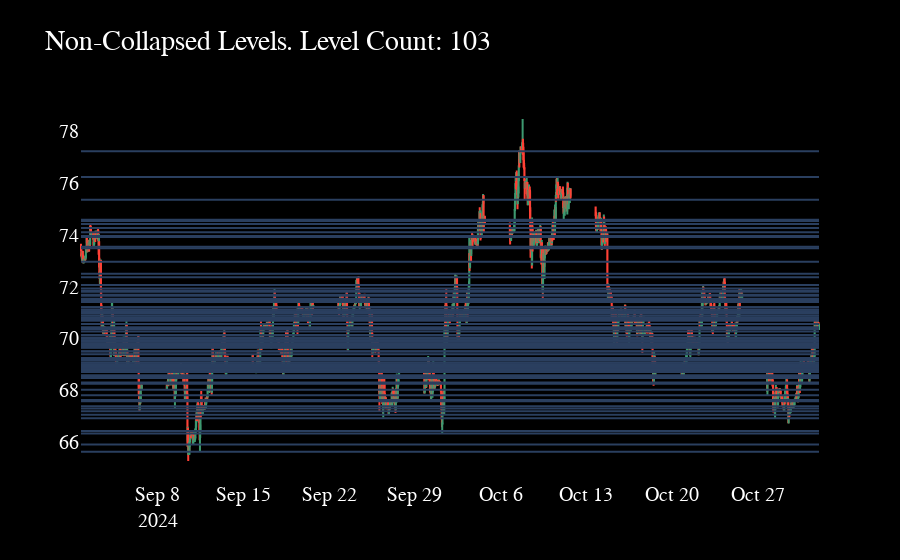

The code cell stored with this chart in its notebook:
### Code cell
import plotly.graph_objects as go
from datetime import datetime
import matplotlib.pyplot as plt

dfpl = df.copy()
start = dfpl.index[0]
end = dfpl.index[-1]
levels_in_slice = [x for x in sr if start <= x[0] < end]

fig = go.Figure(data=[go.Candlestick(x=dfpl['datetime'],
                open=dfpl['open'],
                high=dfpl['high'],
                low=dfpl['low'],
                close=dfpl['close'])])

for row, yval, _ in levels_in_slice:
    fig.add_shape(type='line', x0=df['datetime'].min(), y0=yval,
                  x1=df['datetime'].max(),
                  y1=yval
                  )

fig.update_layout(
    showlegend=False,
    xaxis_rangeslider_visible=False,
    xaxis=dict(showgrid=False),
    yaxis=dict(showgrid=False),
    paper_bgcolor='black',
    plot_bgcolor='black',
    title=dict(text=f'Non-Collapsed Levels. Level Count: {str(len(levels_in_slice))}'),
    font=dict(color='white', size=20, family='Cascadia Black')
)

fig.show()

### Figure 1 — Plotly figure (JSON) as saved in the notebook; plotly's stock layout.template omitted (floating-point values rounded to 4 significant figures; data arrays with more than 128 entries replaced by an {"elided": "..."} marker saying what was removed)
{"data": [{"close": {"elided": "2075 float values"}, "high": {"elided": "2075 float values"}, "low": {"elided": "2075 float values"}, "open": {"elided": "2075 float values"}, "type": "candlestick", "x": {"elided": "2075 str values"}}], "layout": {"font": {"color": "white", "family": "Cascadia Black", "size": 20}, "paper_bgcolor": "black", "plot_bgcolor": "black", "shapes": [{"type": "line", "x0": "2024-09-01 18:00:00", "x1": "2024-10-31 23:30:00", "y0": 72.95, "y1": 72.95}, {"type": "line", "x0": "2024-09-01 18:00:00", "x1": "2024-10-31 23:30:00", "y0": 73.91, "y1": 73.91}, {"type": "line", "x0": "2024-09-01 18:00:00", "x1": "2024-10-31 23:30:00", "y0": 74.41, "y1": 74.41}, {"type": "line", "x0": "2024-09-01 18:00:00", "x1": "2024-10-31 23:30:00", "y0": 72.06, "y1": 72.06}, {"type": "line", "x0": "2024-09-01 18:00:00", "x1": "2024-10-31 23:30:00", "y0": 72.06, "y1": 72.06}, {"type": "line", "x0": "2024-09-01 18:00:00", "x1": "2024-10-31 23:30:00", "y0": 70.38, "y1": 70.38}, {"type": "line", "x0": "2024-09-01 18:00:00", "x1": "2024-10-31 23:30:00", "y0": 70.43, "y1": 70.43}, {"type": "line", "x0": "2024-09-01 18:00:00", "x1": "2024-10-31 23:30:00", "y0": 70.11, "y1": 70.11}, {"type": "line", "x0": "2024-09-01 18:00:00", "x1": "2024-10-31 23:30:00", "y0": 69.19, "y1": 69.19}, {"type": "line", "x0": "2024-09-01 18:00:00", "x1": "2024-10-31 23:30:00", "y0": 68.82, "y1": 68.82}, {"type": "line", "x0": "2024-09-01 18:00:00", "x1": "2024-10-31 23:30:00", "y0": 68.82, "y1": 68.82}, {"type": "line", "x0": "2024-09-01 18:00:00", "x1": "2024-10-31 23:30:00", "y0": 69.08, "y1": 69.08}, {"type": "line", "x0": "2024-09-01 18:00:00", "x1": "2024-10-31 23:30:00", "y0": 66.43, "y1": 66.43}, {"type": "line", "x0": "2024-09-01 18:00:00", "x1": "2024-10-31 23:30:00", "y0": 65.91, "y1": 65.91}, {"type": "line", "x0": "2024-09-01 18:00:00", "x1": "2024-10-31 23:30:00", "y0": 65.63, "y1": 65.63}, {"type": "line", "x0": "2024-09-01 18:00:00", "x1": "2024-10-31 23:30:00", "y0": 67.05, "y1": 67.05}, {"type": "line", "x0": "2024-09-01 18:00:00", "x1": "2024-10-31 23:30:00", "y0": 68.5, "y1": 68.5}, {"type": "line", "x0": "2024-09-01 18:00:00", "x1": "2024-10-31 23:30:00", "y0": 67.81, "y1": 67.81}, {"type": "line", "x0": "2024-09-01 18:00:00", "x1": "2024-10-31 23:30:00", "y0": 69.81, "y1": 69.81}, {"type": "line", "x0": "2024-09-01 18:00:00", "x1": "2024-10-31 23:30:00", "y0": 69.24, "y1": 69.24}, {"type": "line", "x0": "2024-09-01 18:00:00", "x1": "2024-10-31 23:30:00", "y0": 69.5, "y1": 69.5}, {"type": "line", "x0": "2024-09-01 18:00:00", "x1": "2024-10-31 23:30:00", "y0": 69.92, "y1": 69.92}, {"type": "line", "x0": "2024-09-01 18:00:00", "x1": "2024-10-31 23:30:00", "y0": 68.47, "y1": 68.47}, {"type": "line", "x0": "2024-09-01 18:00:00", "x1": "2024-10-31 23:30:00", "y0": 69.39, "y1": 69.39}, {"type": "line", "x0": "2024-09-01 18:00:00", "x1": "2024-10-31 23:30:00", "y0": 68.7, "y1": 68.7}, {"type": "line", "x0": "2024-09-01 18:00:00", "x1": "2024-10-31 23:30:00", "y0": 69, "y1": 69}, {"type": "line", "x0": "2024-09-01 18:00:00", "x1": "2024-10-31 23:30:00", "y0": 69, "y1": 69}, {"type": "line", "x0": "2024-09-01 18:00:00", "x1": "2024-10-31 23:30:00", "y0": 70.7, "y1": 70.7}, {"type": "line", "x0": "2024-09-01 18:00:00", "x1": "2024-10-31 23:30:00", "y0": 70.75, "y1": 70.75}, {"type": "line", "x0": "2024-09-01 18:00:00", "x1": "2024-10-31 23:30:00", "y0": 71.92, "y1": 71.92}, {"type": "line", "x0": "2024-09-01 18:00:00", "x1": "2024-10-31 23:30:00", "y0": 69.91, "y1": 69.91}, {"type": "line", "x0": "2024-09-01 18:00:00", "x1": "2024-10-31 23:30:00", "y0": 68.58, "y1": 68.58}, {"type": "line", "x0": "2024-09-01 18:00:00", "x1": "2024-10-31 23:30:00", "y0": 70.26, "y1": 70.26}, {"type": "line", "x0": "2024-09-01 18:00:00", "x1": "2024-10-31 23:30:00", "y0": 68.95, "y1": 68.95}, {"type": "line", "x0": "2024-09-01 18:00:00", "x1": "2024-10-31 23:30:00", "y0": 70.96, "y1": 70.96}, {"type": "line", "x0": "2024-09-01 18:00:00", "x1": "2024-10-31 23:30:00", "y0": 71.2, "y1": 71.2}, {"type": "line", "x0": "2024-09-01 18:00:00", "x1": "2024-10-31 23:30:00", "y0": 71.2, "y1": 71.2}, {"type": "line", "x0": "2024-09-01 18:00:00", "x1": "2024-10-31 23:30:00", "y0": 70.77, "y1": 70.77}, {"type": "line", "x0": "2024-09-01 18:00:00", "x1": "2024-10-31 23:30:00", "y0": 70.88, "y1": 70.88}, {"type": "line", "x0": "2024-09-01 18:00:00", "x1": "2024-10-31 23:30:00", "y0": 70.37, "y1": 70.37}, {"type": "line", "x0": "2024-09-01 18:00:00", "x1": "2024-10-31 23:30:00", "y0": 71.65, "y1": 71.65}, {"type": "line", "x0": "2024-09-01 18:00:00", "x1": "2024-10-31 23:30:00", "y0": 71.68, "y1": 71.68}, {"type": "line", "x0": "2024-09-01 18:00:00", "x1": "2024-10-31 23:30:00", "y0": 70.71, "y1": 70.71}, {"type": "line", "x0": "2024-09-01 18:00:00", "x1": "2024-10-31 23:30:00", "y0": 71.45, "y1": 71.45}, {"type": "line", "x0": "2024-09-01 18:00:00", "x1": "2024-10-31 23:30:00", "y0": 69.49, "y1": 69.49}, {"type": "line", "x0": "2024-09-01 18:00:00", "x1": "2024-10-31 23:30:00", "y0": 72.36, "y1": 72.36}, {"type": "line", "x0": "2024-09-01 18:00:00", "x1": "2024-10-31 23:30:00", "y0": 70.01, "y1": 70.01}, {"type": "line", "x0": "2024-09-01 18:00:00", "x1": "2024-10-31 23:30:00", "y0": 68.76, "y1": 68.76}, {"type": "line", "x0": "2024-09-01 18:00:00", "x1": "2024-10-31 23:30:00", "y0": 67.29, "y1": 67.29}, {"type": "line", "x0": "2024-09-01 18:00:00", "x1": "2024-10-31 23:30:00", "y0": 68.02, "y1": 68.02}, {"type": "line", "x0": "2024-09-01 18:00:00", "x1": "2024-10-31 23:30:00", "y0": 68.98, "y1": 68.98}, {"type": "line", "x0": "2024-09-01 18:00:00", "x1": "2024-10-31 23:30:00", "y0": 67.57, "y1": 67.57}, {"type": "line", "x0": "2024-09-01 18:00:00", "x1": "2024-10-31 23:30:00", "y0": 68.53, "y1": 68.53}, {"type": "line", "x0": "2024-09-01 18:00:00", "x1": "2024-10-31 23:30:00", "y0": 66.33, "y1": 66.33}, {"type": "line", "x0": "2024-09-01 18:00:00", "x1": "2024-10-31 23:30:00", "y0": 71.04, "y1": 71.04}, {"type": "line", "x0": "2024-09-01 18:00:00", "x1": "2024-10-31 23:30:00", "y0": 71.1, "y1": 71.1}, {"type": "line", "x0": "2024-09-01 18:00:00", "x1": "2024-10-31 23:30:00", "y0": 72.49, "y1": 72.49}, {"type": "line", "x0": "2024-09-01 18:00:00", "x1": "2024-10-31 23:30:00", "y0": 71.65, "y1": 71.65}, {"type": "line", "x0": "2024-09-01 18:00:00", "x1": "2024-10-31 23:30:00", "y0": 69.87, "y1": 69.87}, {"type": "line", "x0": "2024-09-01 18:00:00", "x1": "2024-10-31 23:30:00", "y0": 71.05, "y1": 71.05}, {"type": "line", "x0": "2024-09-01 18:00:00", "x1": "2024-10-31 23:30:00", "y0": 73.95, "y1": 73.95}, {"type": "line", "x0": "2024-09-01 18:00:00", "x1": "2024-10-31 23:30:00", "y0": 74.09, "y1": 74.09}, {"type": "line", "x0": "2024-09-01 18:00:00", "x1": "2024-10-31 23:30:00", "y0": 74.54, "y1": 74.54}, {"type": "line", "x0": "2024-09-01 18:00:00", "x1": "2024-10-31 23:30:00", "y0": 77.22, "y1": 77.22}, {"type": "line", "x0": "2024-09-01 18:00:00", "x1": "2024-10-31 23:30:00", "y0": 73.53, "y1": 73.53}, {"type": "line", "x0": "2024-09-01 18:00:00", "x1": "2024-10-31 23:30:00", "y0": 74.26, "y1": 74.26}, {"type": "line", "x0": "2024-09-01 18:00:00", "x1": "2024-10-31 23:30:00", "y0": 71.53, "y1": 71.53}, {"type": "line", "x0": "2024-09-01 18:00:00", "x1": "2024-10-31 23:30:00", "y0": 73.48, "y1": 73.48}, {"type": "line", "x0": "2024-09-01 18:00:00", "x1": "2024-10-31 23:30:00", "y0": 73.93, "y1": 73.93}, {"type": "line", "x0": "2024-09-01 18:00:00", "x1": "2024-10-31 23:30:00", "y0": 74.57, "y1": 74.57}, {"type": "line", "x0": "2024-09-01 18:00:00", "x1": "2024-10-31 23:30:00", "y0": 76.22, "y1": 76.22}, {"type": "line", "x0": "2024-09-01 18:00:00", "x1": "2024-10-31 23:30:00", "y0": 75.35, "y1": 75.35}, {"type": "line", "x0": "2024-09-01 18:00:00", "x1": "2024-10-31 23:30:00", "y0": 74.53, "y1": 74.53}, {"type": "line", "x0": "2024-09-01 18:00:00", "x1": "2024-10-31 23:30:00", "y0": 71.84, "y1": 71.84}, {"type": "line", "x0": "2024-09-01 18:00:00", "x1": "2024-10-31 23:30:00", "y0": 69.71, "y1": 69.71}, {"type": "line", "x0": "2024-09-01 18:00:00", "x1": "2024-10-31 23:30:00", "y0": 70.73, "y1": 70.73}, {"type": "line", "x0": "2024-09-01 18:00:00", "x1": "2024-10-31 23:30:00", "y0": 69.64, "y1": 69.64}, {"type": "line", "x0": "2024-09-01 18:00:00", "x1": "2024-10-31 23:30:00", "y0": 70.7, "y1": 70.7}, {"type": "line", "x0": "2024-09-01 18:00:00", "x1": "2024-10-31 23:30:00", "y0": 70.99, "y1": 70.99}, {"type": "line", "x0": "2024-09-01 18:00:00", "x1": "2024-10-31 23:30:00", "y0": 69.99, "y1": 69.99}, {"type": "line", "x0": "2024-09-01 18:00:00", "x1": "2024-10-31 23:30:00", "y0": 69.21, "y1": 69.21}, {"type": "line", "x0": "2024-09-01 18:00:00", "x1": "2024-10-31 23:30:00", "y0": 70.35, "y1": 70.35}, {"type": "line", "x0": "2024-09-01 18:00:00", "x1": "2024-10-31 23:30:00", "y0": 69.75, "y1": 69.75}, {"type": "line", "x0": "2024-09-01 18:00:00", "x1": "2024-10-31 23:30:00", "y0": 69.93, "y1": 69.93}, {"type": "line", "x0": "2024-09-01 18:00:00", "x1": "2024-10-31 23:30:00", "y0": 69.65, "y1": 69.65}, {"type": "line", "x0": "2024-09-01 18:00:00", "x1": "2024-10-31 23:30:00", "y0": 70.38, "y1": 70.38}, {"type": "line", "x0": "2024-09-01 18:00:00", "x1": "2024-10-31 23:30:00", "y0": 70.13, "y1": 70.13}, {"type": "line", "x0": "2024-09-01 18:00:00", "x1": "2024-10-31 23:30:00", "y0": 71.49, "y1": 71.49}, {"type": "line", "x0": "2024-09-01 18:00:00", "x1": "2024-10-31 23:30:00", "y0": 71.8, "y1": 71.8}, {"type": "line", "x0": "2024-09-01 18:00:00", "x1": "2024-10-31 23:30:00", "y0": 70.55, "y1": 70.55}, {"type": "line", "x0": "2024-09-01 18:00:00", "x1": "2024-10-31 23:30:00", "y0": 71.4, "y1": 71.4}, {"type": "line", "x0": "2024-09-01 18:00:00", "x1": "2024-10-31 23:30:00", "y0": 68.88, "y1": 68.88}, {"type": "line", "x0": "2024-09-01 18:00:00", "x1": "2024-10-31 23:30:00", "y0": 66.92, "y1": 66.92}, {"type": "line", "x0": "2024-09-01 18:00:00", "x1": "2024-10-31 23:30:00", "y0": 67.62, "y1": 67.62}, {"type": "line", "x0": "2024-09-01 18:00:00", "x1": "2024-10-31 23:30:00", "y0": 67.38, "y1": 67.38}, {"type": "line", "x0": "2024-09-01 18:00:00", "x1": "2024-10-31 23:30:00", "y0": 67.19, "y1": 67.19}, {"type": "line", "x0": "2024-09-01 18:00:00", "x1": "2024-10-31 23:30:00", "y0": 68.25, "y1": 68.25}, {"type": "line", "x0": "2024-09-01 18:00:00", "x1": "2024-10-31 23:30:00", "y0": 69.17, "y1": 69.17}, {"type": "line", "x0": "2024-09-01 18:00:00", "x1": "2024-10-31 23:30:00", "y0": 68.77, "y1": 68.77}, {"type": "line", "x0": "2024-09-01 18:00:00", "x1": "2024-10-31 23:30:00", "y0": 68.3, "y1": 68.3}, {"type": "line", "x0": "2024-09-01 18:00:00", "x1": "2024-10-31 23:30:00", "y0": 68.92, "y1": 68.92}, {"type": "line", "x0": "2024-09-01 18:00:00", "x1": "2024-10-31 23:30:00", "y0": 70.81, "y1": 70.81}, {"type": "line", "x0": "2024-09-01 18:00:00", "x1": "2024-10-31 23:30:00", "y0": 70.69, "y1": 70.69}], "showlegend": false, "title": {"text": "Non-Collapsed Levels. Level Count: 103"}, "xaxis": {"rangeslider": {"visible": false}, "showgrid": false}, "yaxis": {"showgrid": false}}}
